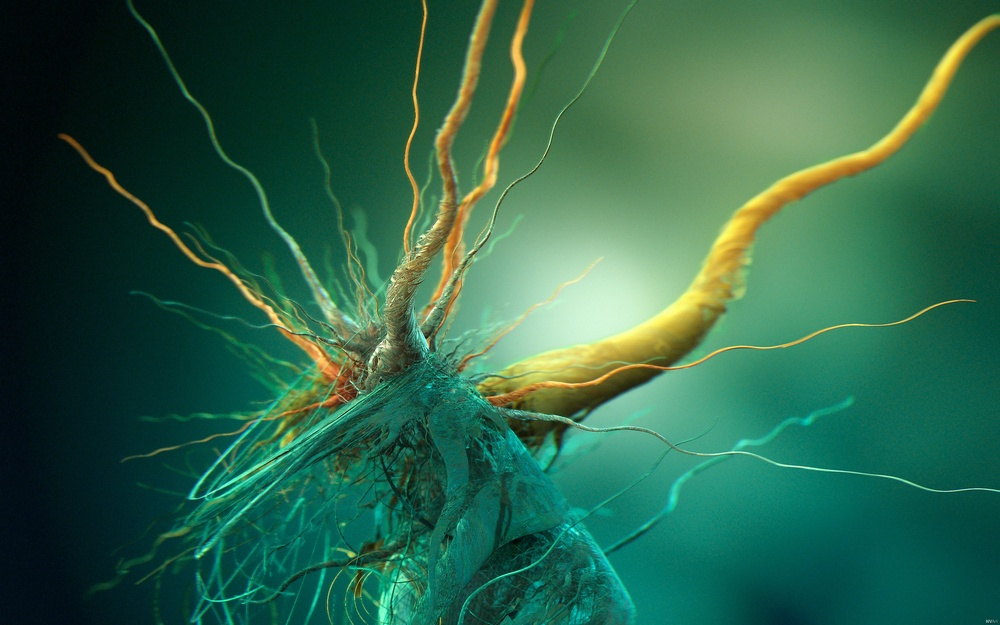
//> input picture cpp/cuda/src/nvida_samples/common/data/Growth_of_cubic_bacteria_25x16.jpg, 1000 x 625 px, shrunk from 2560 x 1600 before the run
$ ./EllipseContours ../../../cuda/src/nvida_samples/common/data/Growth_of_cubic_bacteria_25x16.jpg   (built with g++ and OpenCV 4)
//> lines starting //> are read from the running program, lines starting //| are printed output that depends on the picture; after the words box and inside, x2 and y2 are one past the last pixel; in counts of white or black regions, pixels touching at a corner belong together
#include <iostream>
#include <stdio.h>
#include <stdlib.h>

#include <opencv2/highgui/highgui.hpp>
#include <opencv2/imgproc/imgproc.hpp>

using namespace cv;
using namespace std;

Mat src;
Mat src_gray;
int thresh = 100;
int max_thresh = 255;
RNG rng(12345);

void thresh_callback( int, void* );

int main ( int argc, char** argv )
{
    src = imread( argv[1], 1 );
//> src is the input picture: 625 rows x 1000 cols, CV_8UC3; mean B, G, R 74.3, 100.3, 45.6

    cvtColor( src, src_gray, CV_BGR2GRAY );
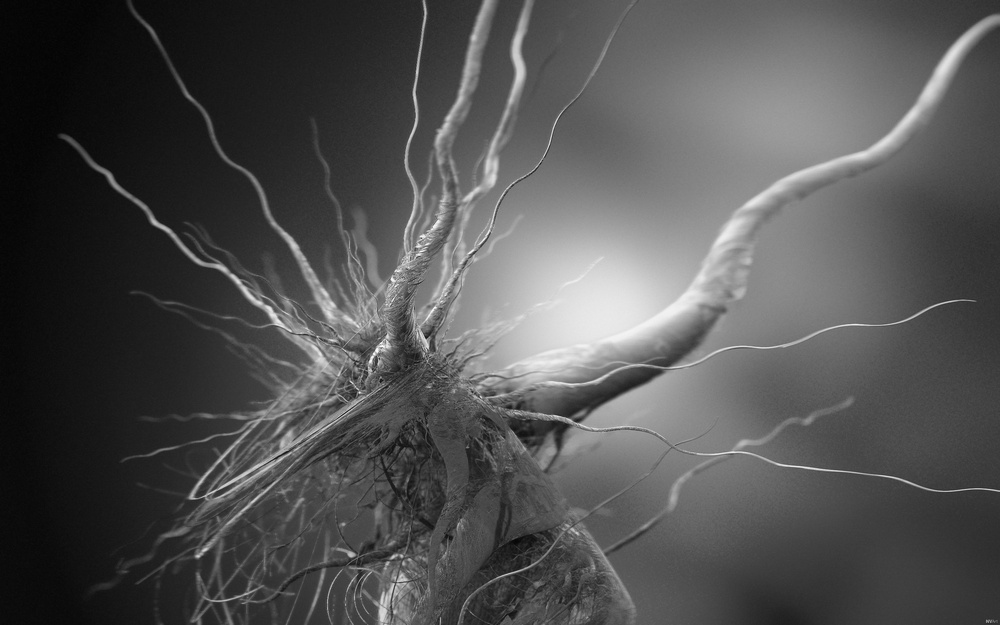
//> src_gray: 625 rows x 1000 cols, CV_8UC1; min 3, max 251, mean 81
    blur( src_gray, src_gray, Size(3, 3) );

    char* source_window = "Source";
    namedWindow( source_window, CV_WINDOW_AUTOSIZE );
    imshow( source_window, src );

    createTrackbar( "Threshold: ", "Source", &thresh, max_thresh, thresh_callback );
    thresh_callback(0, 0);

    waitKey(0);
    return 0;
}


void thresh_callback( int, void* )
{
    Mat threshold_output;
    vector<vector<Point> > contours;
    vector<Vec4i> hierarchy;

    threshold( src_gray, threshold_output, thresh, 255, THRESH_BINARY );
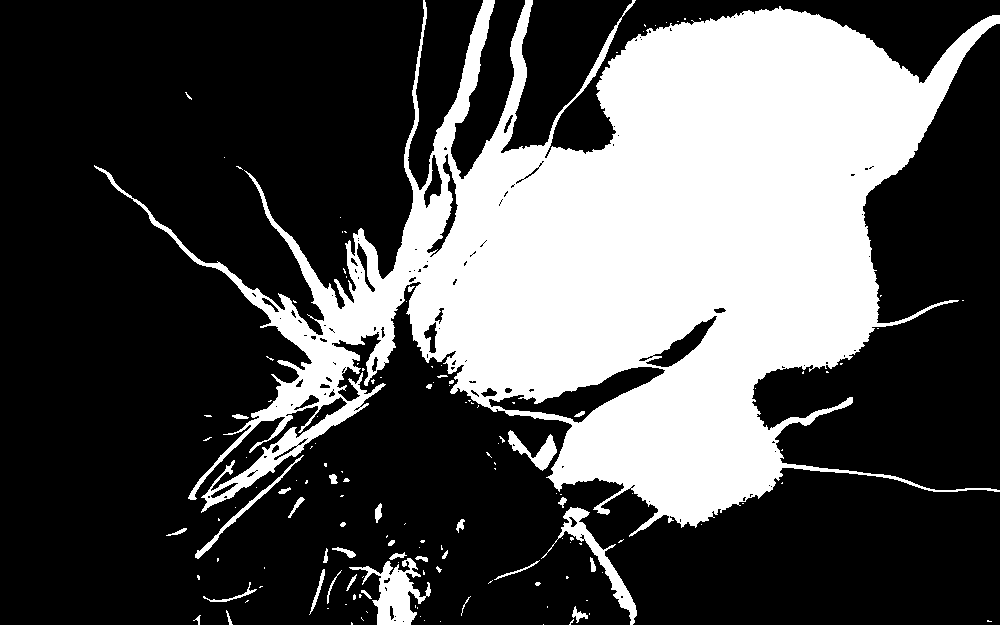
//> threshold_output: 625 rows x 1000 cols, CV_8UC1; 31.8% white; 144 white regions (107 under 20 px)
    findContours( threshold_output, contours, hierarchy, CV_RETR_TREE, CV_CHAIN_APPROX_SIMPLE, Point(0, 0));
//> contours = 288 contours, 223 with area under 20; largest, box (x1, y1, x2, y2) and area: (94, 0, 1000, 537) 194707, (488, 366, 666, 424) 3342, (349, 558, 431, 625) 2064, (541, 507, 637, 625) 1494, (645, 315, 718, 368) 1124

    vector<RotatedRect> minRect( contours.size() );
    vector<RotatedRect> minEllipse( contours.size() );

    for ( int i = 0; i < contours.size(); i++ )
    {
        minRect[i] = minAreaRect( Mat(contours[i]) );
        if ( contours[i].size() > 5 )
        {
            minEllipse[i] = fitEllipse( Mat(contours[i]) );
        }
    }
//> after the loop, minRect = 288 RotatedRects (x, y, width, height, angle), first 8: [543, 624, 0, 0, -90], [351.5, 623, 2, 1, -90], [440, 621, 0, 0, -90], [989, 620.5, 1, 4, -90], [424, 620, 0, 0, -90], [571.2, 621.8, 6.36, 1.41, -45], [361.8, 618.6, 0.55, 3.61, -33.69], [420, 616, 0, 0, -90]; minEllipse = 288 RotatedRects (x, y, width, height, angle), first 8: [0, 0, 0, 0, 0], [0, 0, 0, 0, 0], [0, 0, 0, 0, 0], [0, 0, 0, 0, 0], [0, 0, 0, 0, 0], [571.2, 621.6, 1.68, 6.09, 34.81], [0, 0, 0, 0, 0], [0, 0, 0, 0, 0]

    // darw contours + rotated rects + ellipses
    Mat drawing = Mat::zeros( threshold_output.size(), CV_8UC3 );
    for ( int i = 0; i < contours.size(); i++ )
    {
        Scalar color = Scalar( rng.uniform(0, 255), rng.uniform(0, 255), rng.uniform(0, 255) );
        drawContours( drawing, contours, i, color, 1, 8, vector<Vec4i>(), 0, Point() );
        ellipse( drawing, minEllipse[i], color, 2, 8 );
        // rotated rectangle
        Point2f rect_points[4];
        minRect[i].points( rect_points );
        for ( int j = 0; j < 4; j++ )
        {
            line( drawing, rect_points[j], rect_points[(j+1)%4], color, 1, 8 );
        }
    }
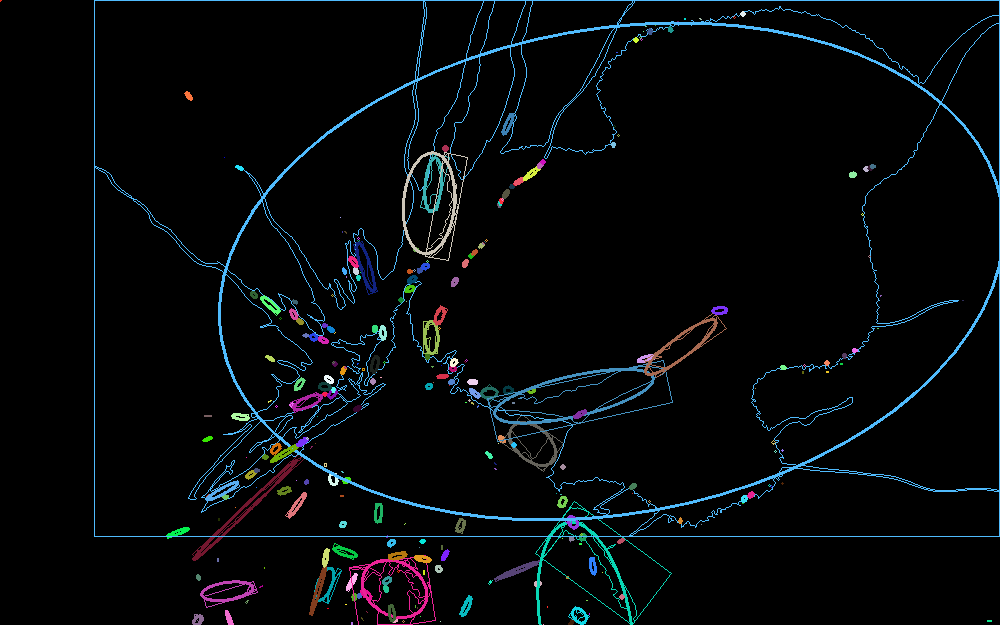
//> drawing: 625 rows x 1000 cols, CV_8UC3; mean B, G, R 10.4, 8.5, 5.5

    namedWindow( "Contours", CV_WINDOW_AUTOSIZE );
    imshow( "Contours", drawing );
}

$ run again, on cpp/cuda/src/nvida_samples/common/data/flower.ppm
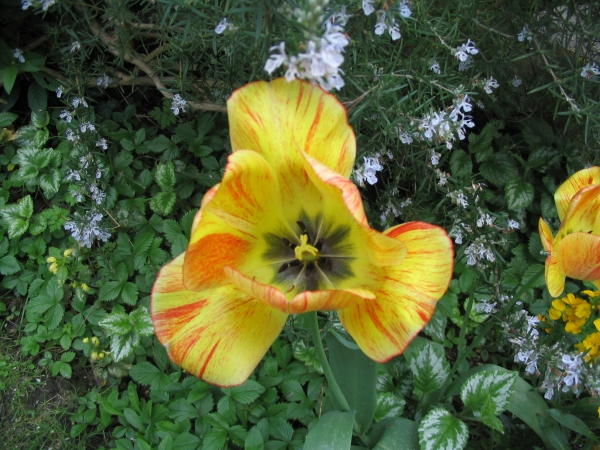
//> input picture cpp/cuda/src/nvida_samples/common/data/flower.ppm, 600 x 450 px
//> src is the input picture: 450 rows x 600 cols, CV_8UC3; mean B, G, R 52.7, 94.5, 83.8
//> in thresh_callback, `threshold( src_gray, threshold_output, thresh, 255, THRESH_BINARY );`:
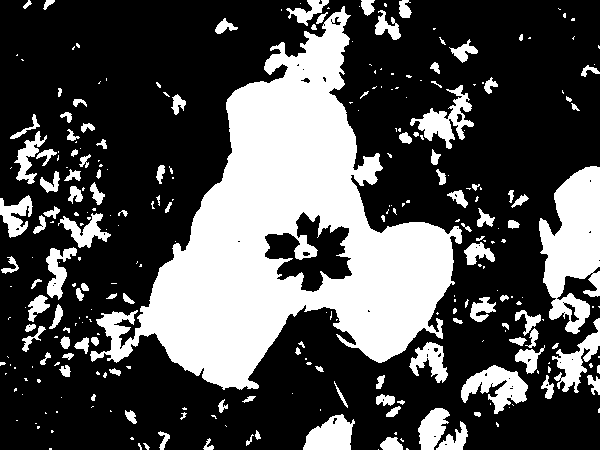
//> threshold_output: 450 rows x 600 cols, CV_8UC1; 31.2% white; 284 white regions (166 under 20 px)
//> contours = 330 contours, 227 with area under 20; largest, box (x1, y1, x2, y2) and area: (90, 6, 462, 390) 58573, (539, 166, 600, 334) 6342, (264, 211, 353, 293) 3773, (461, 365, 528, 414) 1518, (410, 85, 474, 149) 1286
//> after the loop in thresh_callback, `for ( int i = 0; i < contours.size(); i++ )`: minRect = 330 RotatedRects (x, y, width, height, angle), first 8: [378, 449, 0, 0, -90], [407, 448.5, 1, 2, -90], [50, 448.5, 1, 2, -90], [145.8, 445.8, 2.83, 7.78, -45], [139.5, 446, 1.79, 6.71, -26.57], [401.8, 439.8, 1.41, 3.54, -45], [208, 443.5, 11, 10, -90], [391, 443, 12, 22, -90]; minEllipse = 330 RotatedRects (x, y, width, height, angle), first 8: [0, 0, 0, 0, 0], [0, 0, 0, 0, 0], [0, 0, 0, 0, 0], [146.2, 445.9, 3.52, 7.86, 138.1], [139.4, 446, 2.1, 6.91, 157.7], [401.6, 439.6, 2.25, 3.65, 135], [208.5, 444.6, 9.04, 11.71, 25], [391.3, 446.1, 17.91, 20.99, 99.82]
//> the loop in thresh_callback, `for ( int i = 0; i < contours.size(); i++ )` made 330 passes
//> rect_points on passes 3, 14, 15: 4 Points (x, y): [51, 449], [49, 449], [49, 448], [51, 448], 4 Points (x, y): [53, 432], [51, 432], [51, 430], [53, 430], 4 Points (x, y): [39, 428], [37, 428], [37, 426], [39, 426]
//> after the loop in thresh_callback, `for ( int i = 0; i < contours.size(); i++ )`:
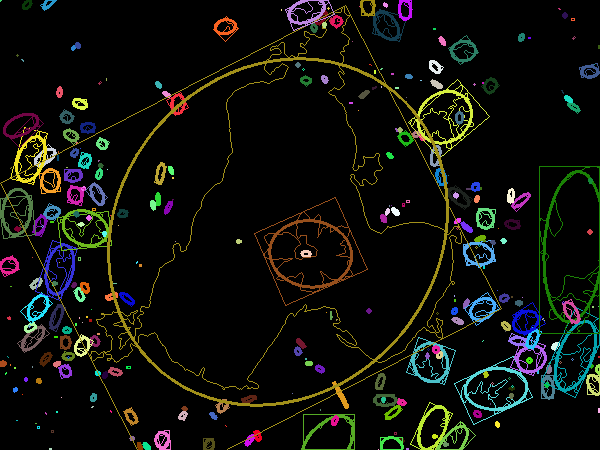
//> drawing: 450 rows x 600 cols, CV_8UC3; mean B, G, R 12, 16.4, 15.2

$ run again, on cpp/cuda/src/nvida_samples/common/data/person.ppm
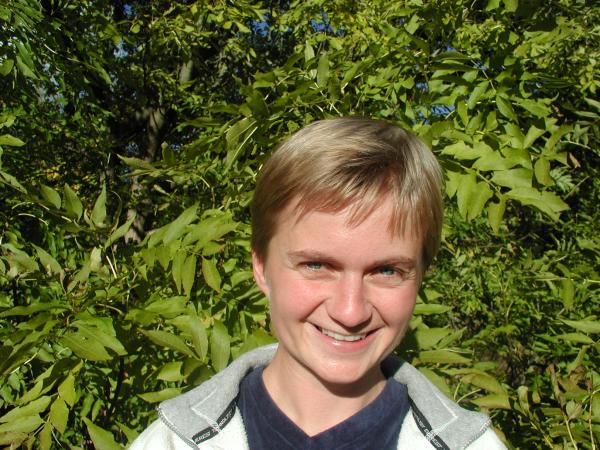
//> input picture cpp/cuda/src/nvida_samples/common/data/person.ppm, 600 x 450 px
//> src is the input picture: 450 rows x 600 cols, CV_8UC3; mean B, G, R 47.4, 94.7, 92.8
//> in thresh_callback, `threshold( src_gray, threshold_output, thresh, 255, THRESH_BINARY );`:
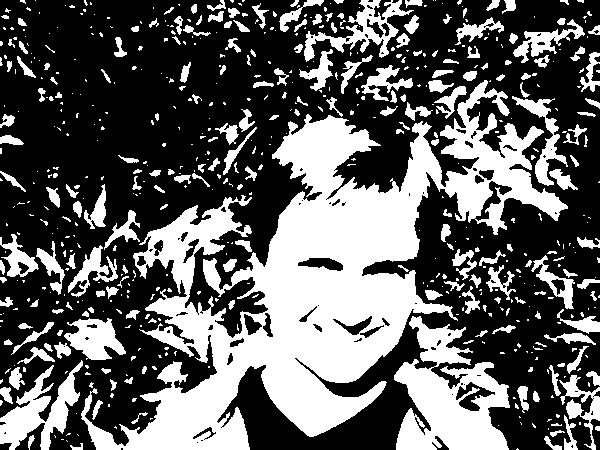
//> threshold_output: 450 rows x 600 cols, CV_8UC1; 37.3% white; 613 white regions (405 under 20 px)
//> contours = 714 contours, 523 with area under 20; largest, box (x1, y1, x2, y2) and area: (81, 80, 568, 450) 59367, (394, 316, 510, 450) 8643, (0, 360, 83, 450) 2766, (304, 0, 414, 62) 1896, (64, 318, 126, 360) 1486
//> after the loop in thresh_callback, `for ( int i = 0; i < contours.size(); i++ )`: minRect = 714 RotatedRects (x, y, width, height, angle), first 8: [517, 449, 1.41, 1.41, -45], [76, 446, 6, 12, -90], [66.5, 440.5, 0, 1.41, -45], [62, 439, 0, 2, -90], [552, 443.9, 7.09, 20.58, -54.46], [54.7, 435.9, 0.45, 2.24, -26.57], [29.72, 441.4, 14.4, 4.97, -65.56], [77.5, 434.5, 0, 1.41, -45]; minEllipse = 714 RotatedRects (x, y, width, height, angle), first 8: [0, 0, 0, 0, 0], [60.81, 393.5, 29.46, 116.4, 163.1], [0, 0, 0, 0, 0], [0, 0, 0, 0, 0], [552.1, 442.7, 8.18, 18.63, 126.2], [0, 0, 0, 0, 0], [30.41, 440.9, 4.75, 13.89, 17.22], [0, 0, 0, 0, 0]
//> the loop in thresh_callback, `for ( int i = 0; i < contours.size(); i++ )` made 714 passes
//> rect_points on passes 2 to 4: 4 Points (x, y): [82, 449], [70, 449], [70, 443], [82, 443], 4 Points (x, y): [67, 441], [66, 440], [66, 440], [67, 441], 4 Points (x, y): [63, 439], [61, 439], [61, 439], [63, 439]
//> after the loop in thresh_callback, `for ( int i = 0; i < contours.size(); i++ )`:
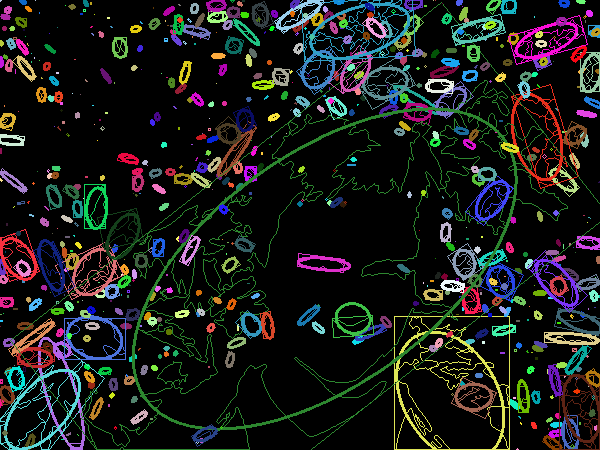
//> drawing: 450 rows x 600 cols, CV_8UC3; mean B, G, R 26.2, 27.9, 26
